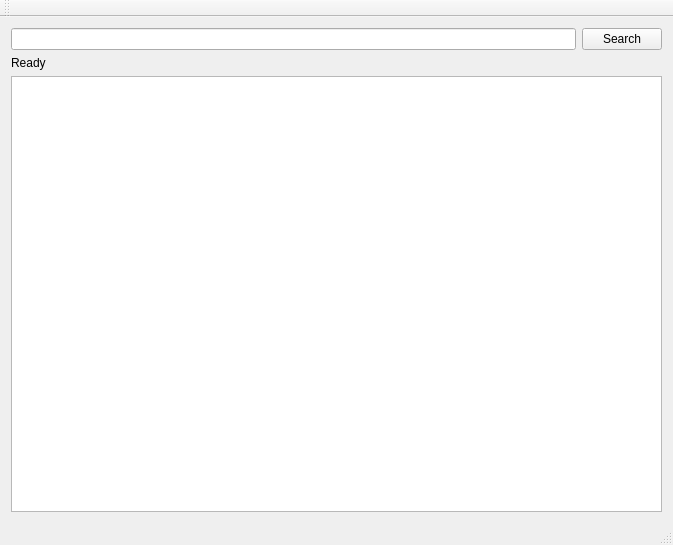
<?xml version="1.0" encoding="UTF-8"?>
<ui version="4.0">
 <class>MainWindow</class>
 <widget class="QMainWindow" name="MainWindow">
  <property name="geometry">
   <rect>
    <x>0</x>
    <y>0</y>
    <width>673</width>
    <height>545</height>
   </rect>
  </property>
  <property name="windowTitle">
   <string>MainWindow</string>
  </property>
  <widget class="QWidget" name="centralWidget">
   <layout class="QGridLayout" name="gridLayout">
    <item row="0" column="0">
     <layout class="QVBoxLayout" name="verticalLayout_2">
      <item>
       <layout class="QVBoxLayout" name="verticalLayout">
        <item>
         <layout class="QHBoxLayout" name="horizontalLayout">
          <item>
           <widget class="QLineEdit" name="lineEdit_query"/>
          </item>
          <item>
           <widget class="QPushButton" name="pushButton_search">
            <property name="text">
             <string>Search</string>
            </property>
           </widget>
          </item>
         </layout>
        </item>
        <item>
         <widget class="QLabel" name="label_status">
          <property name="text">
           <string>Ready</string>
          </property>
         </widget>
        </item>
       </layout>
      </item>
      <item>
       <widget class="QListView" name="listView_results"/>
      </item>
     </layout>
    </item>
   </layout>
  </widget>
  <widget class="QMenuBar" name="menuBar">
   <property name="geometry">
    <rect>
     <x>0</x>
     <y>0</y>
     <width>673</width>
     <height>22</height>
    </rect>
   </property>
  </widget>
  <widget class="QToolBar" name="mainToolBar">
   <attribute name="toolBarArea">
    <enum>TopToolBarArea</enum>
   </attribute>
   <attribute name="toolBarBreak">
    <bool>false</bool>
   </attribute>
  </widget>
  <widget class="QStatusBar" name="statusBar"/>
 </widget>
 <layoutdefault spacing="6" margin="11"/>
 <resources/>
 <connections/>
</ui>
